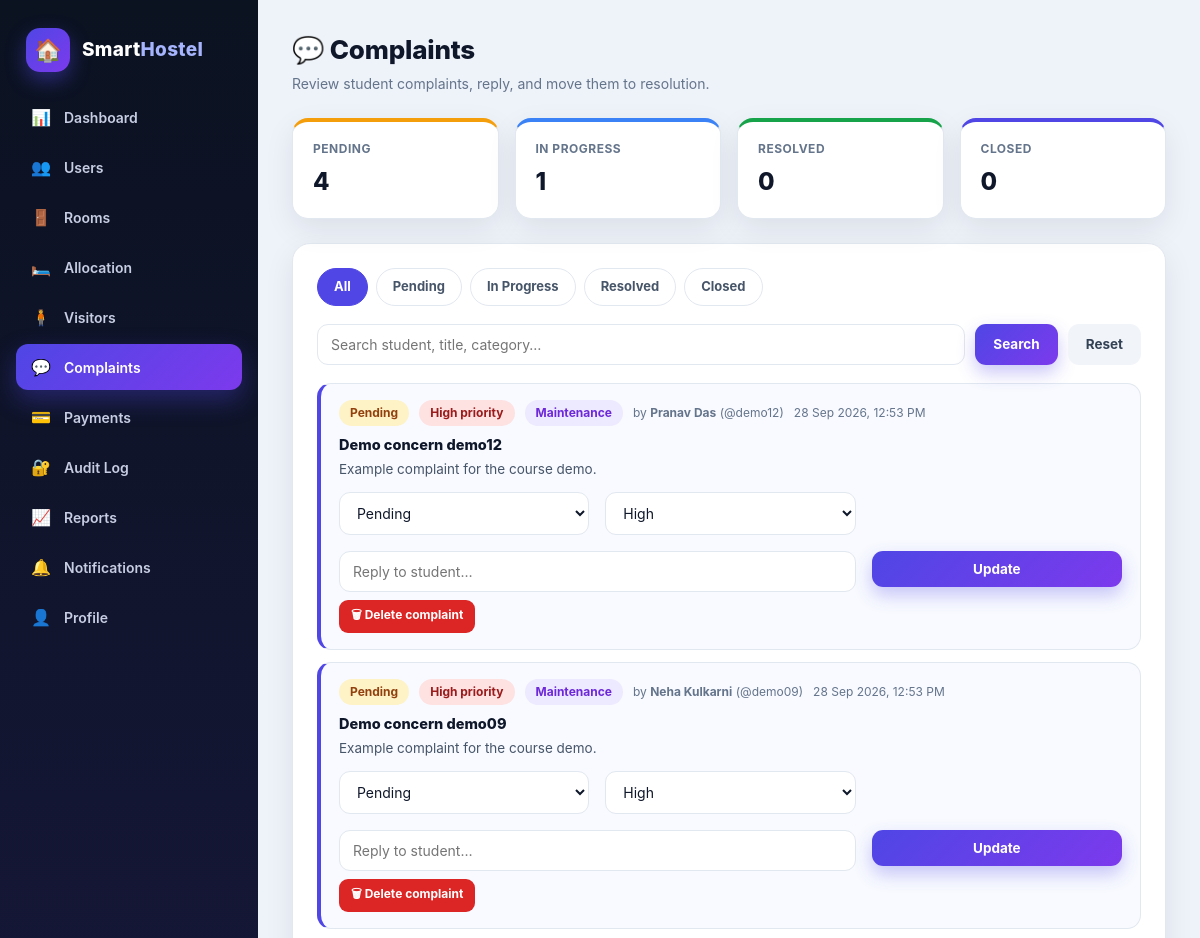
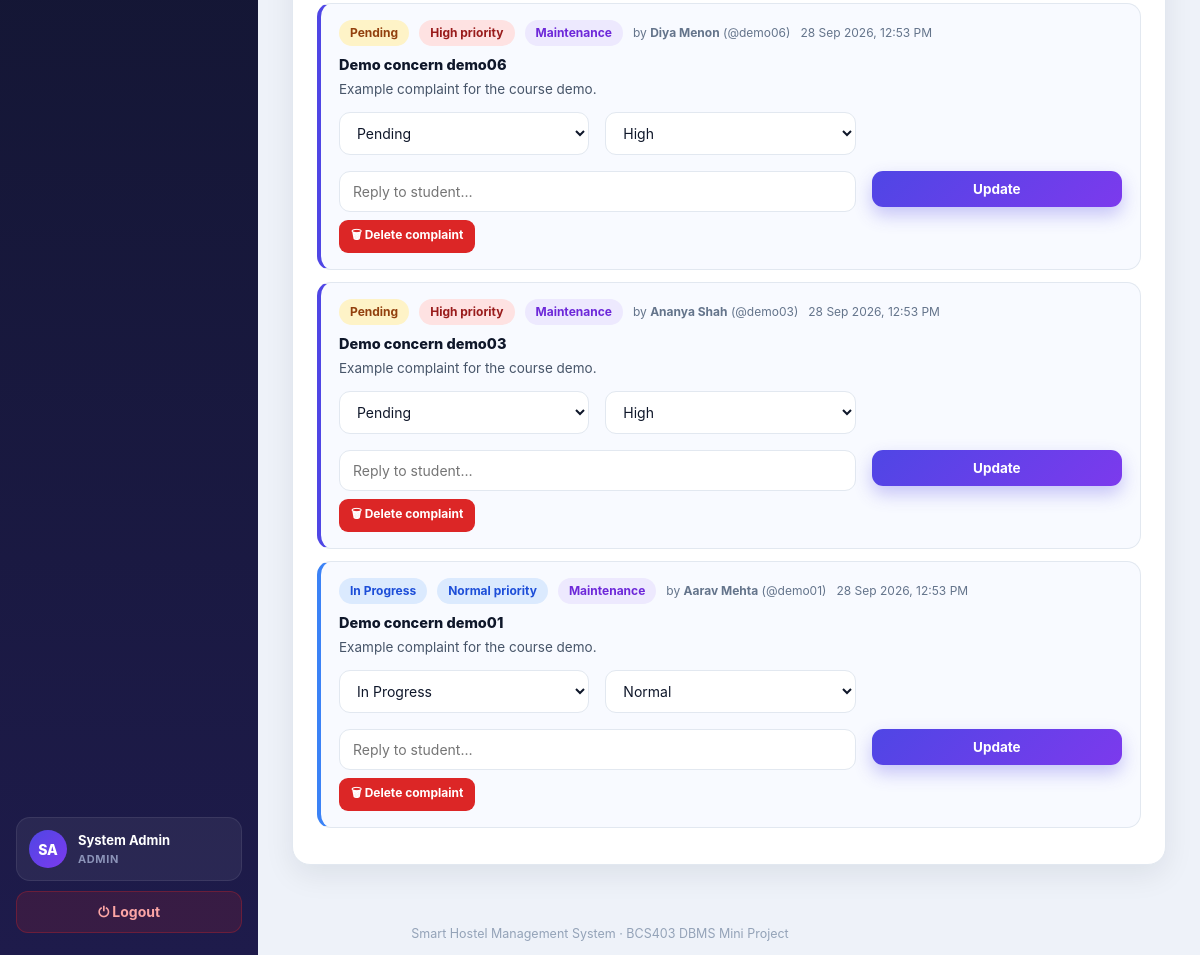
/admin/complaints.php (signed in), run on the app's committed database (2 pictures, top to bottom).
### tables this page shows
CREATE TABLE IF NOT EXISTS complaints (
    id            INT AUTO_INCREMENT PRIMARY KEY,
    user_id       INT          DEFAULT NULL,
    title         VARCHAR(150) NOT NULL,
    category      VARCHAR(80)  NOT NULL DEFAULT 'General',
    description   TEXT         NOT NULL,
    status        ENUM('Pending','In Progress','Resolved','Closed') NOT NULL DEFAULT 'Pending',
    priority      ENUM('Low','Normal','High') NOT NULL DEFAULT 'Normal',
    admin_reply   TEXT         DEFAULT NULL,
    resolved_at   DATETIME     DEFAULT NULL,
    created_at    TIMESTAMP    DEFAULT CURRENT_TIMESTAMP,
    updated_at    TIMESTAMP    DEFAULT CURRENT_TIMESTAMP ON UPDATE CURRENT_TIMESTAMP,
    INDEX idx_complaints_user (user_id),
    FOREIGN KEY (user_id) REFERENCES users(id) ON DELETE SET NULL
);

CREATE TABLE IF NOT EXISTS users (
    id          INT AUTO_INCREMENT PRIMARY KEY,
    full_name   VARCHAR(100)  NOT NULL,
    username    VARCHAR(30)   NOT NULL UNIQUE,
    email       VARCHAR(100)  NOT NULL UNIQUE,
    phone       VARCHAR(25)   NOT NULL,
    country     VARCHAR(100)  DEFAULT NULL,
    state       VARCHAR(100)  DEFAULT NULL,
    address     TEXT          DEFAULT NULL,
    password    VARCHAR(255)  NOT NULL,
    google_id   VARCHAR(255)  DEFAULT NULL UNIQUE,
    auth_provider ENUM('local','google') NOT NULL DEFAULT 'local',
    role        ENUM('admin','student') NOT NULL DEFAULT 'student',
    status      ENUM('active','inactive','pending_verification') NOT NULL DEFAULT 'active',
    created_at  TIMESTAMP DEFAULT CURRENT_TIMESTAMP
);

### includes/config.php (called while the page is built, shortened)
<?php
function safe($val) {
    return htmlspecialchars((string)$val, ENT_QUOTES, 'UTF-8');
}
function formatDateTime($date, $fallback = '-') {
    $t = strtotime($date);
    return $t ? date('d M Y, h:i A', $t) : $fallback;
}

### includes/pagination.php (called while the page is built, shortened)
<?php
function page_window($conn, $countSql, $types, $params) {
    $stmt = $conn->prepare($countSql);
    $stmt->execute(); $total = (int)$stmt->get_result()->fetch_row()[0]; $stmt->close();
    $pages = max(1, (int)ceil($total / 20));
    $requested = filter_var($_GET['page'] ?? null, FILTER_VALIDATE_INT);
    $page = min(max(1, $requested ?: 1), $pages);
    return [$total, $pages, $page, ($page - 1) * 20];
}

### admin/complaints.php (the view, shortened to what this page needs)
<?php
require_once __DIR__ . '/../includes/config.php';
$allowedStatuses = ['Pending', 'In Progress', 'Resolved', 'Closed'];
$filter = trim($_GET['filter'] ?? 'all');
$search = trim($_GET['search'] ?? '');
$where  = 'WHERE 1=1';
$params = [];
$types  = '';
require_once __DIR__ . '/../includes/pagination.php';
[$totalRows, $totalPages, $page, $offset] = page_window($conn, "SELECT COUNT(*) FROM complaints c LEFT JOIN users u ON u.id=c.user_id $where", $types, $params);
$stmt = $conn->prepare("SELECT c.*, u.username, u.full_name AS student_name FROM complaints c LEFT JOIN users u ON u.id=c.user_id $where ORDER BY c.id DESC LIMIT ? OFFSET ?");
$pageParams = array_merge($params, [20, $offset]);
$stmt->bind_param($types . 'ii', ...$pageParams);
$stmt->execute();
$complaints = $stmt->get_result(); $stmt->close();
$counts = ['Pending' => 0, 'In Progress' => 0, 'Resolved' => 0, 'Closed' => 0];
foreach ($conn->query('SELECT status, COUNT(*) c FROM complaints GROUP BY status')->fetch_all(MYSQLI_ASSOC) as $row) {
    if (isset($counts[$row['status']])) $counts[$row['status']] = (int)$row['c'];
}
require_once __DIR__ . '/../includes/header.php';
?>
<div class="layout">
<?php require_once __DIR__ . '/../includes/sidebar.php'; ?>
<main class="main">
    <div class="page-head">
        <h1>💬 Complaints</h1>
        <p>Review student complaints, reply, and move them to resolution.</p>
    </div>
    <div class="stat-grid">
        <div class="stat amber"><div class="stat-label">Pending</div><div class="stat-value"><?php echo $counts['Pending']; ?></div></div>
        <div class="stat blue"><div class="stat-label">In progress</div><div class="stat-value"><?php echo $counts['In Progress']; ?></div></div>
        <div class="stat green"><div class="stat-label">Resolved</div><div class="stat-value"><?php echo $counts['Resolved']; ?></div></div>
        <div class="stat"><div class="stat-label">Closed</div><div class="stat-value"><?php echo $counts['Closed']; ?></div></div>
    </div>
    <div class="card">
        <div class="tabs">
            <?php foreach (array_merge(['all' => 'All'], array_combine($allowedStatuses, $allowedStatuses)) as $k => $l): ?>
            <a class="tab <?php echo $filter === $k ? 'active' : ''; ?>" href="complaints.php?filter=<?php echo urlencode($k); ?>"><?php echo $l; ?></a>
            <?php endforeach; ?>
        </div>
        <form method="GET" class="search-bar">
            <input class="input" type="text" name="search" placeholder="Search student, title, category…" value="<?php echo safe($search); ?>">
            <button class="btn btn-primary" type="submit">Search</button>
            <a class="btn btn-ghost" href="complaints.php">Reset</a>
        </form>
        <?php if ($complaints->num_rows): while ($c = $complaints->fetch_assoc()):
            $bc = ['Pending' => 'badge-yellow', 'In Progress' => 'badge-blue', 'Resolved' => 'badge-green', 'Closed' => 'badge-gray'][$c['status']] ?? 'badge-gray';
        ?>
        <div class="notif" style="border-left-color:<?php echo $c['status'] === 'Resolved' ? 'var(--success)' : ($c['status'] === 'In Progress' ? '#3b82f6' : 'var(--accent)'); ?>">
            <div class="notif-meta" style="margin-bottom:8px">
                <span class="badge <?php echo $bc; ?>"><?php echo safe($c['status']); ?></span><span class="badge <?php echo $c['priority']==='High'?'badge-red':'badge-blue'; ?>"><?php echo safe($c['priority']); ?> priority</span>
                <span class="badge badge-purple"><?php echo safe($c['category']); ?></span>
                <span>by <strong><?php echo safe($c['student_name'] ?? 'Deleted student'); ?></strong><?php echo ($c['username'] ?? null) ? ' (@' . safe($c['username']) . ')' : ''; ?></span>
                <span><?php echo formatDateTime($c['created_at']); ?></span>
            </div>
            <div class="notif-title"><?php echo safe($c['title']); ?></div>
            <div class="notif-body"><?php echo nl2br(safe($c['description'])); ?></div>
            <form method="POST" class="form-grid" style="margin-top:12px">
                <div class="field">
                    <select class="input" name="status">
                        <?php foreach ($allowedStatuses as $s): ?>
                        <option value="<?php echo $s; ?>" <?php echo $c['status'] === $s ? 'selected' : ''; ?>><?php echo $s; ?></option>
                        <?php endforeach; ?>
                    </select>
                </div>
                <div class="field"><select class="input" name="priority"><?php foreach(['Low','Normal','High'] as $p): ?><option <?php echo $c['priority']===$p?'selected':''; ?>><?php echo $p; ?></option><?php endforeach; ?></select></div>
                <div class="field" style="grid-column:span 2"><input class="input" name="admin_reply" placeholder="Reply to student…" value="<?php echo safe($c['admin_reply'] ?? ''); ?>"></div>
                <div class="field"><button class="btn btn-primary" type="submit">Update</button></div>
            </form>
            <form method="POST" style="margin-top:8px" data-confirm="Delete this complaint permanently?">
                <button class="btn btn-red btn-sm" type="submit">🗑 Delete complaint</button>
            </form>
        </div>
        <?php endwhile; else: ?>
        <div class="empty"><span class="empty-ico">💬</span><p>No complaints found.</p></div>
        <?php endif; ?>
    </div>
</main>
</div>
<?php require_once __DIR__ . '/../includes/footer.php'; ?>

### assets/css/style.css (style rules this page uses)
:root { --bg: #eef2f9; --surface: #ffffff; --ink: #0f172a; --muted: #64748b; --line: #e2e8f0; --accent: #4f46e5; --accent-2: #7c3aed; --accent-soft: #eef0ff; --success: #16a34a; --success-soft: #dcfce7; --danger: #dc2626; --danger-soft: #fee2e2; --warning: #b45309; --warning-soft: #fef3c7; --info: #1d4ed8; --info-soft: #dbeafe; --sidebar-1: #0b1220; --sidebar-2: #1e1b4b; --radius: 18px; --shadow: 0 10px 30px rgba(15, 23, 42, .08); --shadow-lg: 0 24px 60px rgba(15, 23, 42, .14); }
* { margin: 0; padding: 0; box-sizing: border-box; }
body { font-family: "Inter", "Segoe UI", system-ui, -apple-system, Arial, sans-serif; background: var(--bg); color: var(--ink); line-height: 1.5; }
a { color: var(--accent); }
.layout { display: flex; min-height: 100vh; }
.main { margin-left: 258px; flex: 1; padding: 30px 34px 10px; min-width: 0; }
.page-head { margin-bottom: 24px; }
.page-head h1 { font-size: 26px; font-weight: 800; letter-spacing: -.2px; }
.page-head p { color: var(--muted); margin-top: 4px; font-size: 14px; }
.card { background: var(--surface); border-radius: var(--radius); box-shadow: var(--shadow); border: 1px solid var(--line); padding: 24px; margin-bottom: 24px; }
.stat-grid { display: grid; grid-template-columns: repeat(auto-fit, minmax(170px, 1fr)); gap: 16px; margin-bottom: 24px; }
.stat { background: var(--surface); border-radius: 16px; padding: 18px 20px; border: 1px solid var(--line); border-top: 4px solid var(--accent); box-shadow: var(--shadow); }
.stat.green { border-top-color: var(--success); }
.stat.amber { border-top-color: #f59e0b; }
.stat.blue { border-top-color: #3b82f6; }
.stat .stat-label { font-size: 12px; font-weight: 700; color: var(--muted); text-transform: uppercase; letter-spacing: .5px; }
.stat .stat-value { font-size: 24px; font-weight: 800; margin-top: 6px; }
.badge { display: inline-flex; align-items: center; gap: 5px; padding: 4px 11px; border-radius: 999px; font-size: 12px; font-weight: 700; white-space: nowrap; }
.badge-yellow { background: var(--warning-soft); color: #92400e; }
.badge-red { background: var(--danger-soft); color: #991b1b; }
.badge-blue { background: var(--info-soft); color: #1d4ed8; }
.badge-purple { background: #ede9fe; color: #6d28d9; }
.btn { display: inline-flex; align-items: center; justify-content: center; gap: 7px; border: none; cursor: pointer; text-decoration: none; padding: 10px 18px; border-radius: 11px; font-weight: 700; font-size: 13.5px; font-family: inherit; transition: transform .15s, box-shadow .15s, background .15s; }
.btn-primary { background: linear-gradient(135deg, var(--accent), var(--accent-2)); color: #fff; box-shadow: 0 8px 18px rgba(79, 70, 229, .30); }
.btn-red { background: var(--danger); color: #fff; }
.btn-ghost { background: #f1f5f9; color: #334155; }
.btn-sm { padding: 6px 12px; font-size: 12px; border-radius: 9px; }
.form-grid { display: grid; grid-template-columns: repeat(auto-fit, minmax(220px, 1fr)); gap: 16px; }
.field { display: flex; flex-direction: column; gap: 6px; }
.input, select.input, textarea.input { border: 1.5px solid var(--line); border-radius: 11px; padding: 11px 13px; font-size: 14px; font-family: inherit; background: #fff; color: var(--ink); width: 100%; outline: none; transition: border-color .15s, box-shadow .15s; }
.tabs { display: flex; gap: 8px; flex-wrap: wrap; margin-bottom: 18px; }
.tab { padding: 8px 16px; border-radius: 999px; font-size: 13px; font-weight: 700; text-decoration: none; color: #475569; background: #fff; border: 1.5px solid var(--line); }
.tab.active { background: var(--accent); border-color: var(--accent); color: #fff; }
.search-bar { display: flex; gap: 10px; margin-bottom: 18px; flex-wrap: wrap; }
.search-bar .input { flex: 1; min-width: 200px; }
.notif { background: #f8faff; border: 1px solid var(--line); border-left: 4px solid var(--accent); border-radius: 14px; padding: 16px 18px; margin-bottom: 12px; }
.notif-title { font-weight: 800; font-size: 14.5px; margin-bottom: 4px; }
.notif-body { color: #475569; font-size: 13.5px; margin-bottom: 10px; white-space: pre-line; }
.notif-meta { display: flex; align-items: center; gap: 10px; font-size: 12px; color: var(--muted); flex-wrap: wrap; }

### data on the page
complaints: status "Pending", priority "High", category "Maintenance", user.full_name "Pranav Das", user.username "demo12", created_at "28 Sep 2026, 12:53 PM", title "Demo concern demo12", description "Example complaint for the course demo."
complaints: status "Pending", priority "High", category "Maintenance", user.full_name "Neha Kulkarni", user.username "demo09", created_at "28 Sep 2026, 12:53 PM", title "Demo concern demo09", description "Example complaint for the course demo."
complaints: status "Pending", priority "High", category "Maintenance", user.full_name "Diya Menon", user.username "demo06", created_at "28 Sep 2026, 12:53 PM", title "Demo concern demo06", description "Example complaint for the course demo."
complaints: status "Pending", priority "High", category "Maintenance", user.full_name "Ananya Shah", user.username "demo03", created_at "28 Sep 2026, 12:53 PM", title "Demo concern demo03", description "Example complaint for the course demo."
complaints: status "In Progress", priority "Normal", category "Maintenance", user.full_name "Aarav Mehta", user.username "demo01", created_at "28 Sep 2026, 12:53 PM", title "Demo concern demo01", description "Example complaint for the course demo."

### other printed values
safe($navInitials) "SA"
safe($navName) "System Admin"
safe(ucfirst($navRole)) "ADMIN"
$counts['Pending'] "4"
$counts['In Progress'] "1"
$counts['Resolved'] "0"
$counts['Closed'] "0"
$l "All"
$l "Pending"
$l "In Progress"
$l "Resolved"
$l "Closed"
